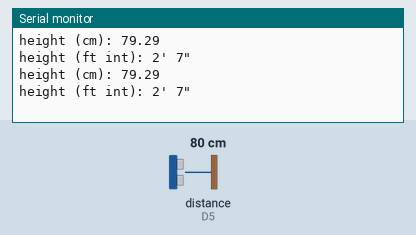
Simulated run of this sketch. Board: ESP8266 (NodeMCU). On the bench: the last lines printed to the serial monitor. Wiring (inferred from the names in the program): ultrasonic range finder: trigger D6; echo D5. The test bench sets the inputs (shaded band); at power-on: distance to the obstacle (sensor on D5) 80 cm. The echo pulse lasts 58.3 µs per cm.

Above: at 1.8 s.
1.9 s: distance to the obstacle (sensor on D5) set to 2 cm
At 2.8 s:
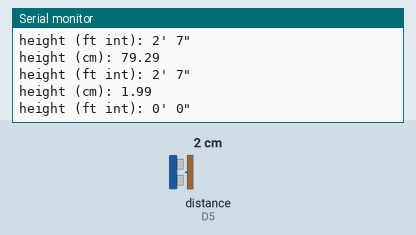
3.4 s: distance to the obstacle (sensor on D5) set to 4 cm
At 4.7 s:
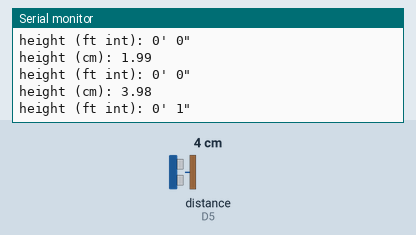
Timing chart, 0 to 6.4 s (numbered marks = the images above; inputs shaded):
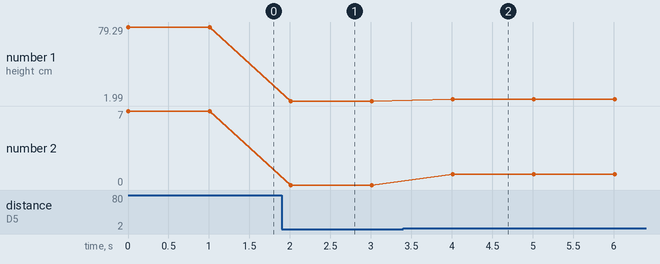

The sketch:

HC-SR04_Ultrasonic-test.ino
```cpp
const int trigPin = D6;
const int echoPin = D5;

//define sound velocity in cm/uS
#define SOUND_VELOCITY 0.034
#define CM_TO_INCH 0.393701

long duration;
float distanceCm;
float distanceInch;
int heightInch;
int heightDecimal;
int heightft;
int heightInchDecimal;

void setup() {

  Serial.begin(115200); // Starts the serial communication
  pinMode(trigPin, OUTPUT); // Sets the trigPin as an Output
  pinMode(echoPin, INPUT); // Sets the echoPin as an Input
}

void loop() {
  // Clears the trigPin
  digitalWrite(trigPin, LOW);
  delayMicroseconds(2);
  // Sets the trigPin on HIGH state for 10 micro seconds
  digitalWrite(trigPin, HIGH);
  delayMicroseconds(10);
  digitalWrite(trigPin, LOW);

  // Reads the echoPin, returns the sound wave travel time in microseconds
  duration = pulseIn(echoPin, HIGH);

  // Calculate the distance
  distanceCm = duration * SOUND_VELOCITY/2;

  // Convert to inches
  distanceInch = distanceCm * CM_TO_INCH;
  heightInch = distanceInch;
  heightft = distanceInch / 12 ;
  heightDecimal = distanceInch -(heightft * 12) ;


  // Prints the distance on the Serial Monitor
  Serial.print("height (cm): ");
  Serial.println(distanceCm);
  //Serial.print("Distance (inch): ");
  //Serial.println(distanceInch);

  //Serial.print("Distance (inch int): ");
  //Serial.println(heightInch);

  Serial.print("height (ft int): ");
  Serial.print(heightft);
  Serial.print("' ");

  //Serial.print("Distance (inch int): ");
  Serial.print(heightDecimal);
  Serial.println("\" ");


  delay(1000);
}
```

Measured:
- after the input at 1.9 s, the serial monitor: prints a new line after 0.11 s (image 1)
- after the input at 3.4 s, the serial monitor: prints a new line after 0.61 s (image 2)
- plotted number 1: 79.29 → 1.99 after the input at 1.9 s, 1.99 → 3.98 after the input at 3.4 s
- plotted number 2: 7 → 0 after the input at 1.9 s, 0 → 1 after the input at 3.4 s
